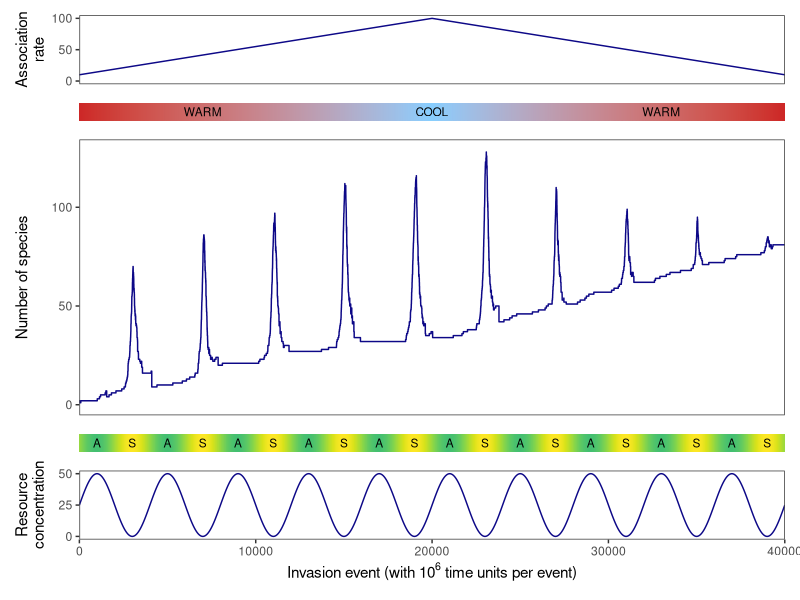

R code for this plot:
library(tidyverse)
library(patchwork)


dat <- read_tsv("../data/evo_data.tsv", col_types = "ddid")
tmax <- max(dat$time)


p1 <- dat |>
  #slice(1:400 * 100) |> # Reduce resolution (same quality, smaller file size)
  ggplot(aes(x = time, y = assocRate)) +
  geom_line(color = viridis::plasma(1)) +
  scale_x_continuous(expand = c(0, 0), limits = c(0, NA)) +
  scale_y_continuous(limits = c(0, NA), breaks = c(0, 50, 100)) +
  labs(x = NULL, y = "Association\nrate") +
  theme_bw() +
  theme(panel.grid = element_blank(),
        axis.text.x = element_blank(), axis.ticks.x = element_blank())

p2 <- dat |>
  #slice(1:400 * 100) |> # Reduce resolution (same quality, smaller file size)
  ggplot(aes(x = time, y = 0, color = assocRate, fill = assocRate)) +
  geom_tile() +
  scale_x_continuous(expand = c(0, 0)) +
  scale_y_continuous(expand = c(0, 0)) +
  scale_color_gradient(low = "firebrick3", high = "skyblue1") +
  scale_fill_gradient(low = "firebrick3", high = "skyblue1") +
  labs(x = NULL, y = NULL) +
  guides(color = "none", fill = "none") +
  theme_minimal() +
  theme(axis.text = element_blank(), axis.ticks = element_blank()) +
  annotate(geom="text", x=0.175*tmax, y=0, label="WARM", color="black", size=3) +
  annotate(geom="text", x=0.500*tmax, y=0, label="COOL", color="black", size=3) +
  annotate(geom="text", x=0.825*tmax, y=0, label="WARM", color="black", size=3)

p3 <- dat |>
  ggplot(aes(x = time, y = numTypes)) +
  geom_line(color = viridis::plasma(1)) +
  scale_x_continuous(expand = c(0, 0), limits = c(0, NA)) +
  labs(x = NULL, y = "Number of species") +
  theme_bw() +
  theme(panel.grid = element_blank(),
        axis.text.x = element_blank(), axis.ticks.x = element_blank())

p4 <- (dat |>
         #slice(1:400 * 100) |> # Reduce resolution (same quality, smaller file size)
         ggplot(aes(x = time, y = 0, color = resource, fill = resource)) +
         geom_tile() +
         scale_x_continuous(expand = c(0, 0)) +
         scale_y_continuous(expand = c(0, 0)) +
         scale_color_viridis_c(begin = 0.7, direction = -1) +
         scale_fill_viridis_c(begin = 0.7, direction = -1) +
         labs(x = NULL, y = NULL) +
         guides(color = "none", fill = "none") +
         theme_minimal() +
         theme(axis.text = element_blank(), axis.ticks = element_blank())) |>
  (\(plt) reduce(1:20, \(p, i) {
    x <- seq(0.025*tmax, 0.975*tmax, l = 20)[i]
    lab <- ifelse(i %% 2 == 0, "S", "A")
    p + annotate(geom = "text", x = x, y = 0, label = lab, color = "black", size = 3)
  }, .init = plt))()


p5 <- dat |>
  #slice(1:400 * 100) |> # Reduce resolution (same quality, smaller file size)
  ggplot(aes(x = time, y = resource)) +
  geom_line(color = viridis::plasma(1)) +
  scale_x_continuous(expand = c(0, 0)) +
  scale_y_continuous(breaks = c(0, 25, 50)) +
  labs(x = expression(paste("Invasion event (with ", 10^6, " time units per event)")),
       y = "Resource\nconcentration") +
  theme_bw() +
  theme(panel.grid = element_blank())


p <- (p1 / p2 / p3 / p4 / p5 +
        plot_layout(heights = c(1, 0.25, 4, 0.25, 1), tag_level = "new"))

show(p)
#ggsave("../figures/Fig4.pdf", device = cairo_pdf, width = 6, height = 7)
